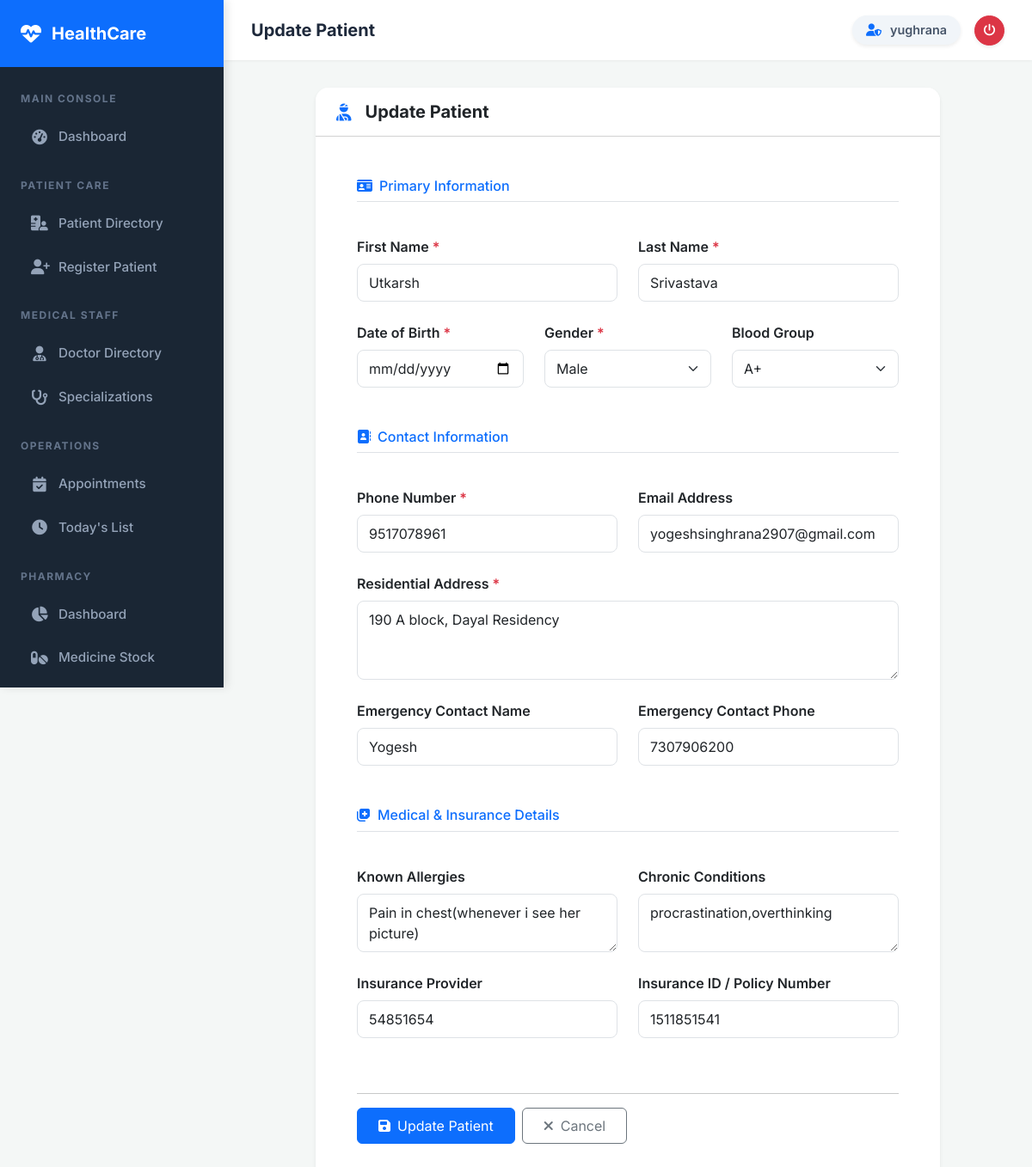
Page /patients/1/update/ (signed in) on the committed database.
### patients/models.py (models this page shows, shortened)
class Patient(models.Model):
    BLOOD_GROUP_CHOICES = [
        ('A+', 'A+'), ('A-', 'A-'), ('B+', 'B+'), ('B-', 'B-'),
        ('O+', 'O+'), ('O-', 'O-'), ('AB+', 'AB+'), ('AB-', 'AB-'),
    ]
    GENDER_CHOICES = [('M', 'Male'), ('F', 'Female'), ('O', 'Other')]
    user = models.OneToOneField(User, on_delete=models.SET_NULL, null=True, blank=True)
    first_name = models.CharField(max_length=100)
    last_name = models.CharField(max_length=100)
    date_of_birth = models.DateField()
    gender = models.CharField(max_length=1, choices=GENDER_CHOICES)
    blood_group = models.CharField(max_length=3, choices=BLOOD_GROUP_CHOICES, blank=True)
    phone = models.CharField(max_length=15)
    email = models.EmailField(blank=True)
    address = models.TextField()
    emergency_contact_name = models.CharField(max_length=100, blank=True)
    emergency_contact_phone = models.CharField(max_length=15, blank=True)
    allergies = models.TextField(blank=True, help_text="List known allergies")
    chronic_conditions = models.TextField(blank=True)
    insurance_provider = models.CharField(max_length=100, blank=True)
    insurance_id = models.CharField(max_length=50, blank=True)
    created_at = models.DateTimeField(auto_now_add=True)
    updated_at = models.DateTimeField(auto_now=True)

### patients/views.py (the view)
# urls.py: path('<int:pk>/update/', views.patient_update, name='patient_update'),
@login_required
def patient_update(request, pk):
    patient = get_object_or_404(Patient, pk=pk)
    if request.method == 'POST':
        form = PatientForm(request.POST, instance=patient)
        if form.is_valid():
            form.save()
            messages.success(request, 'Patient information updated successfully!')
            return redirect('patient_detail', pk=patient.pk)
    else:
        form = PatientForm(instance=patient)
    return render(request, 'patients/patient_form.html', {'form': form, 'title': 'Update Patient', 'patient': patient})

### patients/forms.py
class PatientForm(forms.ModelForm):
    class Meta:
        model = Patient
        exclude = ['user', 'created_at', 'updated_at']
        widgets = {
            'date_of_birth': forms.DateInput(attrs={'type': 'date'}),
            'address': forms.Textarea(attrs={'rows': 3}),
            'allergies': forms.Textarea(attrs={'rows': 2}),
            'chronic_conditions': forms.Textarea(attrs={'rows': 2}),
        }

### templates/patients/patient_form.html (shortened to what this page needs)
{% extends 'base/base.html' %}
{% block page_title %}{{ title }}{% endblock %}
{% block content %}
<div class="row justify-content-center">
    <div class="col-lg-10">
        <div class="card shadow-sm">
            <div class="card-header bg-white py-3 px-4">
                <div class="d-flex align-items-center">
                    <i class="fas fa-user-injured text-primary fa-lg me-3"></i>
                    <h5 class="mb-0 fw-bold">{{ title }}</h5>
                </div>
            </div>
            <div class="card-body p-4 p-md-5">
                <form method="post" class="needs-validation" novalidate>
                    <div class="row g-4">
                        <div class="col-12">
                            <h6 class="text-primary border-bottom pb-2 mb-3"><i class="fas fa-id-card me-2"></i>Primary Information</h6>
                        </div>
                        <div class="col-md-6">
                            <label class="form-label fw-semibold">First Name <span class="text-danger">*</span></label>
                            <input type="text" name="first_name" class="form-control" value="{{ form.first_name.value|default:'' }}" required>
                        </div>
                        <div class="col-md-6">
                            <label class="form-label fw-semibold">Last Name <span class="text-danger">*</span></label>
                            <input type="text" name="last_name" class="form-control" value="{{ form.last_name.value|default:'' }}" required>
                        </div>
                        <div class="col-md-4">
                            <label class="form-label fw-semibold">Date of Birth <span class="text-danger">*</span></label>
                            <input type="date" name="date_of_birth" class="form-control" value="{{ form.date_of_birth.value|default:'' }}" required>
                        </div>
                        <div class="col-md-4">
                            <label class="form-label fw-semibold">Gender <span class="text-danger">*</span></label>
                            <select name="gender" class="form-select" required>
                                <option value="M" {% if form.gender.value == 'M' %}selected{% endif %}>Male</option>
                            </select>
                        </div>
                        <div class="col-md-4">
                            <label class="form-label fw-semibold">Blood Group</label>
                            <select name="blood_group" class="form-select">
                                {% for val, label in form.fields.blood_group.choices %}
                                    {% if val %}
                                        <option value="{{ val }}" {% if form.blood_group.value == val %}selected{% endif %}>{{ label }}</option>
                                    {% endif %}
                                {% endfor %}
                            </select>
                        </div>
                        <div class="col-12 mt-5">
                            <h6 class="text-primary border-bottom pb-2 mb-3"><i class="fas fa-address-book me-2"></i>Contact Information</h6>
                        </div>
                        <div class="col-md-6">
                            <label class="form-label fw-semibold">Phone Number <span class="text-danger">*</span></label>
                            <input type="text" name="phone" class="form-control" value="{{ form.phone.value|default:'' }}" placeholder="e.g. +1 234 567 890" required>
                        </div>
                        <div class="col-md-6">
                            <label class="form-label fw-semibold">Email Address</label>
                            <input type="email" name="email" class="form-control" value="{{ form.email.value|default:'' }}" placeholder="e.g. patient@example.com">
                        </div>
                        <div class="col-12">
                            <label class="form-label fw-semibold">Residential Address <span class="text-danger">*</span></label>
                            <textarea name="address" class="form-control" rows="3" required>{{ form.address.value|default:'' }}</textarea>
                        </div>
                        <div class="col-md-6">
                            <label class="form-label fw-semibold">Emergency Contact Name</label>
                            <input type="text" name="emergency_contact_name" class="form-control" value="{{ form.emergency_contact_name.value|default:'' }}">
                        </div>
                        <div class="col-md-6">
                            <label class="form-label fw-semibold">Emergency Contact Phone</label>
                            <input type="text" name="emergency_contact_phone" class="form-control" value="{{ form.emergency_contact_phone.value|default:'' }}">
                        </div>
                        <div class="col-12 mt-5">
                            <h6 class="text-primary border-bottom pb-2 mb-3"><i class="fas fa-notes-medical me-2"></i>Medical & Insurance Details</h6>
                        </div>
                        <div class="col-md-6">
                            <label class="form-label fw-semibold">Known Allergies</label>
                            <textarea name="allergies" class="form-control" rows="2" placeholder="List any known allergies...">{{ form.allergies.value|default:'' }}</textarea>
                        </div>
                        <div class="col-md-6">
                            <label class="form-label fw-semibold">Chronic Conditions</label>
                            <textarea name="chronic_conditions" class="form-control" rows="2" placeholder="e.g. Diabetes, Hypertension...">{{ form.chronic_conditions.value|default:'' }}</textarea>
                        </div>
                        <div class="col-md-6">
                            <label class="form-label fw-semibold">Insurance Provider</label>
                            <input type="text" name="insurance_provider" class="form-control" value="{{ form.insurance_provider.value|default:'' }}">
                        </div>
                        <div class="col-md-6">
                            <label class="form-label fw-semibold">Insurance ID / Policy Number</label>
                            <input type="text" name="insurance_id" class="form-control" value="{{ form.insurance_id.value|default:'' }}">
                        </div>
                        <div class="col-12 mt-5">
                            <hr>
                            <div class="d-flex gap-2">
                                <button type="submit" class="btn btn-primary px-4 py-2">
                                    <i class="fas fa-save me-2"></i>{% if patient %}Update{% else %}Save{% endif %} Patient
                                </button>
                                <a href="{% url 'patient_list' %}" class="btn btn-outline-secondary px-4 py-2">
                                    <i class="fas fa-times me-2"></i>Cancel
                                </a>
                            </div>
                        </div>
                    </div>
                </form>
            </div>
        </div>
    </div>
</div>
{% endblock %}

### templates/base/base.html (shortened to what this page needs)
{% load static %}
<!doctype html>
<html lang="en">
  <head>
    <link href="https://cdn.jsdelivr.net/npm/bootstrap@5.3.0/dist/css/bootstrap.min.css" rel="stylesheet" />
    <link href="https://cdnjs.cloudflare.com/ajax/libs/font-awesome/6.4.0/css/all.min.css" rel="stylesheet" />
    <link rel="stylesheet" href="{% static 'css/custom.css' %}" />
  </head>
  <body>
    {% if user.is_authenticated %}
    <div class="sidebar" id="sidebar">
      <div class="sidebar-brand">
        <i class="fas fa-heartbeat"></i>
        <span>HealthCare</span>
      </div>
      <nav class="mt-2 pb-5">
        <div class="nav-section">Main Console</div>
        <a href="{% url 'dashboard' %}" class="nav-link {% if request.resolver_match.url_name == 'dashboard' %}active{% endif %}">
          <i class="fas fa-tachometer-alt"></i> Dashboard
        </a>
        <div class="nav-section">Patient Care</div>
        <a href="{% url 'patient_list' %}" class="nav-link {% if request.resolver_match.url_name == 'patient_list' %}active{% endif %}">
          <i class="fas fa-hospital-user"></i> Patient Directory
        </a>
        <a href="{% url 'patient_create' %}" class="nav-link {% if request.resolver_match.url_name == 'patient_create' %}active{% endif %}">
          <i class="fas fa-user-plus"></i> Register Patient
        </a>
        <div class="nav-section">Medical Staff</div>
        <a href="{% url 'doctor_list' %}" class="nav-link {% if request.resolver_match.url_name == 'doctor_list' %}active{% endif %}">
          <i class="fas fa-user-md"></i> Doctor Directory
        </a>
        <a href="{% url 'specialization_list' %}" class="nav-link {% if 'specialization' in request.resolver_match.url_name %}active{% endif %}">
          <i class="fas fa-stethoscope"></i> Specializations
        </a>
        <div class="nav-section">Operations</div>
        <a href="{% url 'appointment_list' %}" class="nav-link {% if request.resolver_match.url_name == 'appointment_list' %}active{% endif %}">
          <i class="fas fa-calendar-check"></i> Appointments
        </a>
        <a href="{% url 'today_appointments' %}" class="nav-link {% if request.resolver_match.url_name == 'today_appointments' %}active{% endif %}">
          <i class="fas fa-clock"></i> Today's List
        </a>
        <div class="nav-section">Pharmacy</div>
        <a href="{% url 'pharmacy_dashboard' %}" class="nav-link {% if request.resolver_match.url_name == 'pharmacy_dashboard' %}active{% endif %}">
          <i class="fas fa-chart-pie"></i> Dashboard
        </a>
        <a href="{% url 'medicine_list' %}" class="nav-link {% if request.resolver_match.url_name == 'medicine_list' %}active{% endif %}">
          <i class="fas fa-pills"></i> Medicine Stock
        </a>
        <a href="{% url 'dispense_medicine' %}" class="nav-link {% if request.resolver_match.url_name == 'dispense_medicine' %}active{% endif %}">
        </a>
      </nav>
    </div>
    <div class="main-content">
      <div class="topbar">
        <div class="d-flex align-items-center">
            <span class="topbar-title">{% block page_title %}HealthCare Portal{% endblock %}</span>
        </div>
        <div class="d-flex align-items-center gap-3">
          <div class="user-badge shadow-sm">
            <i class="fas fa-user-shield"></i>
            <span>{{ user.get_full_name|default:user.username }}</span>
          </div>
          <a href="{% url 'logout' %}" class="btn btn-sm btn-danger rounded-circle p-2 shadow-sm" style="width: 35px; height: 35px; display: flex; align-items: center; justify-content: center;">
            <i class="fas fa-power-off"></i>
          </a>
        </div>
      </div>
      <div class="page-content">
        {% block content %}{% endblock %}
      </div>
    </div>
    {% else %}
        {% block public_content %}{% endblock %}
    {% endif %}
  </body>
</html>

### static/css/custom.css (style rules this page uses)
body { font-family: 'Segoe UI', Tahoma, Geneva, Verdana, sans-serif; }
.form-control, .form-select { border-radius: 8px; border: 1px solid #dee2e6; padding: 9px 13px; transition: border-color 0.2s, box-shadow 0.2s; }

### templates/base/base.html (style rules this page uses)
:root { --primary-color: #0d6efd; --sidebar-bg: #1a2634; --sidebar-width: 260px; --topbar-height: 70px; }
body { background: #f4f7f6; font-family: 'Inter', system-ui, -apple-system, sans-serif; color: #334155; overflow-x: hidden; }
.sidebar { position: fixed; top: 0; left: 0; height: 100vh; width: var(--sidebar-width); background: var(--sidebar-bg); z-index: 1050; overflow-y: auto; transition: all 0.3s cubic-bezier(0.4, 0, 0.2, 1); box-shadow: 4px 0 10px rgba(0,0,0,0.1); }
.sidebar-brand { padding: 24px; background: var(--primary-color); color: white; font-size: 1.25rem; font-weight: 700; display: flex; align-items: center; gap: 12px; }
.sidebar-brand i { font-size: 1.5rem; }
.nav-section { padding: 20px 24px 8px; font-size: 0.75rem; color: #64748b; text-transform: uppercase; letter-spacing: 1.5px; font-weight: 700; }
.sidebar .nav-link { color: #94a3b8; padding: 12px 24px; margin: 4px 12px; border-radius: 10px; display: flex; align-items: center; gap: 12px; font-size: 0.95rem; font-weight: 500; transition: all 0.2s ease; text-decoration: none; }
.sidebar .nav-link i { width: 20px; text-align: center; font-size: 1.1rem; }
.main-content { margin-left: var(--sidebar-width); min-height: 100vh; transition: all 0.3s; overflow-x: hidden; }
.topbar { background: #fff; height: var(--topbar-height); padding: 0 32px; box-shadow: 0 1px 3px rgba(0, 0, 0, 0.05); display: flex; justify-content: space-between; align-items: center; position: sticky; top: 0; z-index: 1000; }
.topbar-title { font-weight: 700; color: #1e293b; font-size: 1.25rem; }
.page-content { padding: 32px; }
.card { border: none; border-radius: 16px; box-shadow: 0 4px 20px rgba(0, 0, 0, 0.05); transition: transform 0.2s; }
.user-badge { background: #f1f5f9; padding: 6px 16px; border-radius: 50px; display: flex; align-items: center; gap: 10px; font-weight: 600; color: #475569; font-size: 0.9rem; }
.user-badge i { color: var(--primary-color); }

### templates/patients/patient_form.html (style rules this page uses)
.card { border-radius: 15px; overflow: hidden; }

### rows in the picture
Patient: first_name "Utkarsh", last_name "Srivastava", blood_group "A+", phone "9517078961", email "yogeshsinghrana2907@gmail.com", address "190 A block, Dayal Residency", emergency_contact_name "Yogesh", emergency_contact_phone "7307906200", allergies "Pain in chest(whenever i see her picture)", chronic_conditions "procrastination,overthinking", insurance_provider "54851654", insurance_id "1511851541"

### other values in the picture
{{ title }} "Update Patient"
{{ user.get_full_name|default:user.username }} "yughrana"
